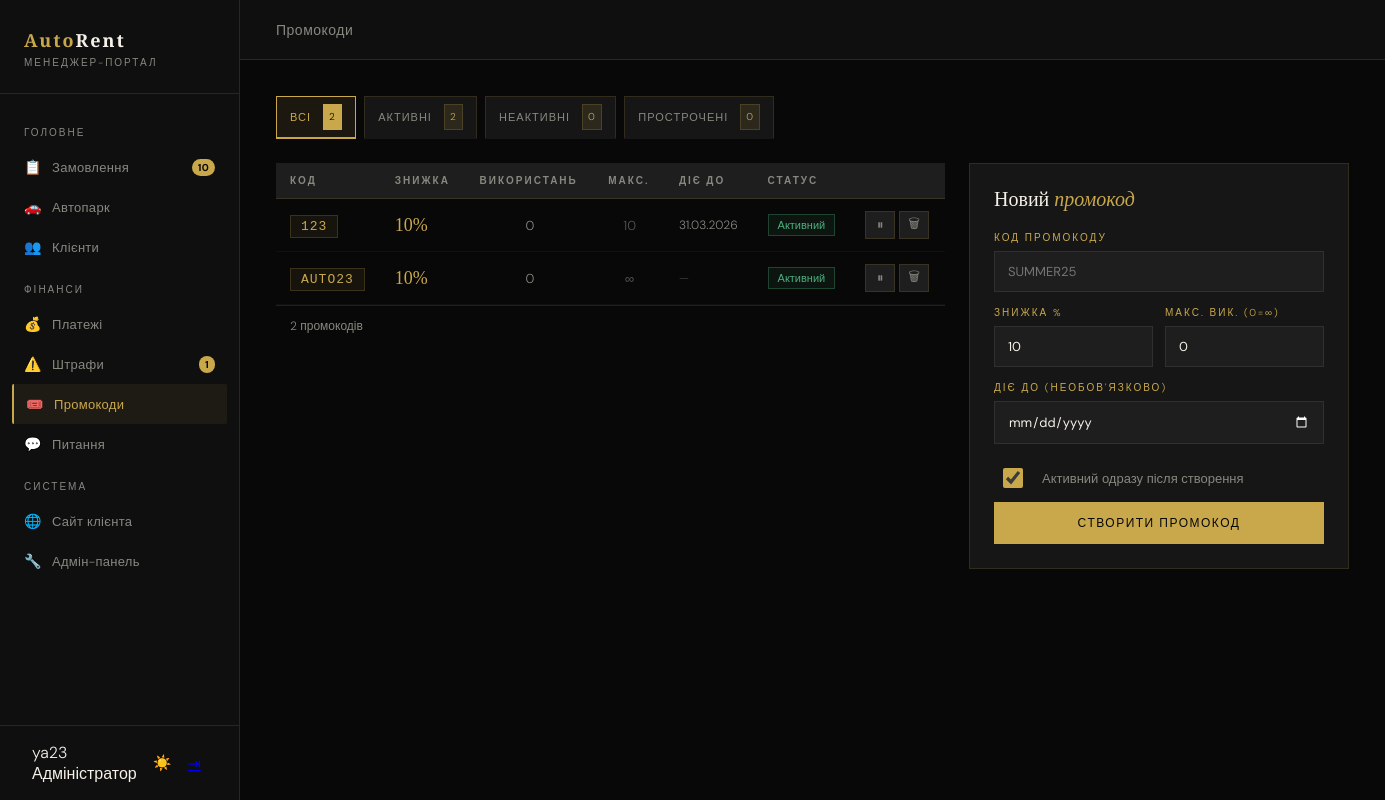
The app's page /manager/promos/ (signed in), older data.
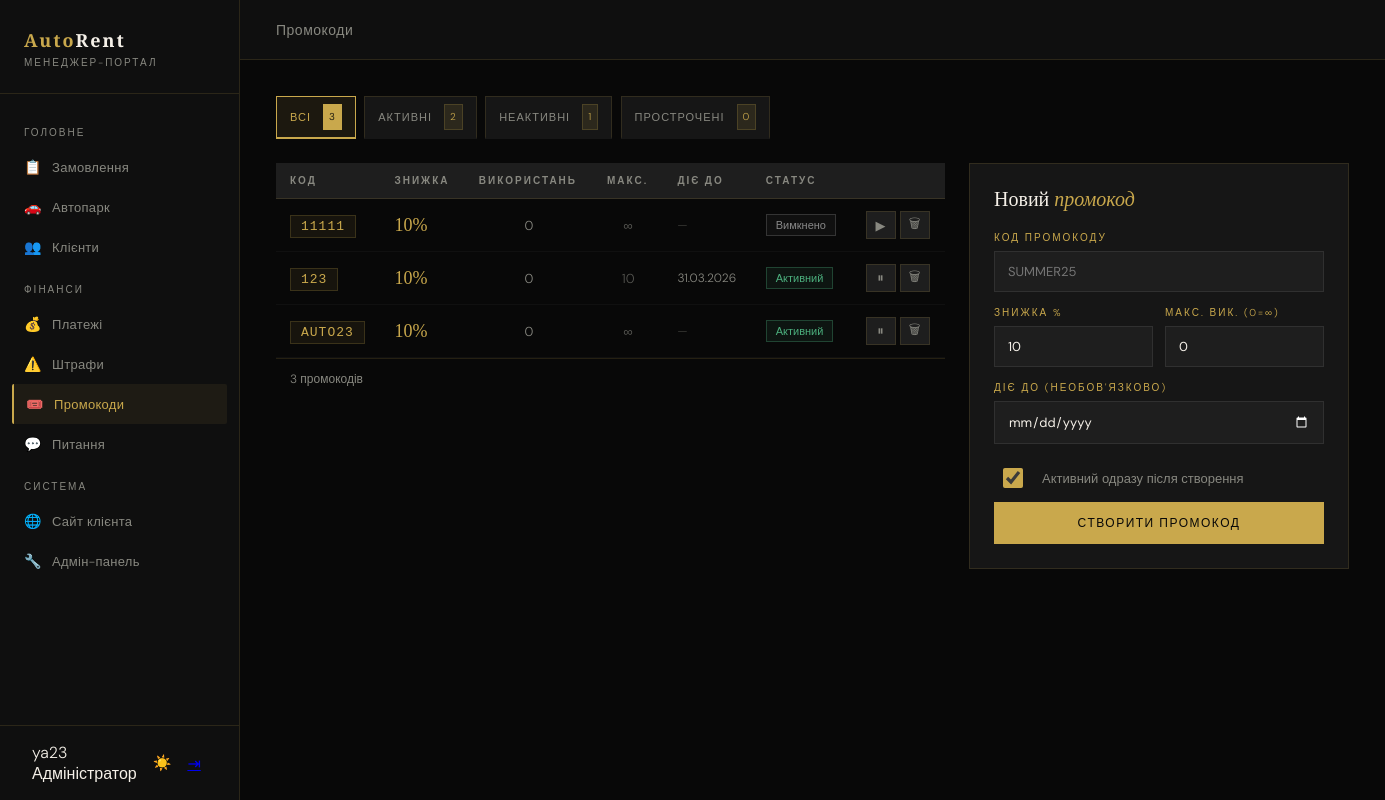
The same page, newer data.
### core/models.py (models this page shows, shortened)
class PromoCode(models.Model):
    code         = models.CharField('Код', max_length=32, unique=True)
    discount_pct = models.PositiveIntegerField('Знижка (%)', default=10,
                       help_text='Відсоток знижки від фінальної суми')
    is_active    = models.BooleanField('Активний', default=True)
    valid_until  = models.DateField('Діє до', null=True, blank=True,
                       help_text='Залиште порожнім — без обмеження дати')
    used_count   = models.PositiveIntegerField('Використань', default=0, editable=False)
    max_uses     = models.PositiveIntegerField('Макс. використань', default=0,
                       help_text='0 — необмежено')
    created_at   = models.DateTimeField(auto_now_add=True)
    class Meta:
        verbose_name        = 'Промокод'
        verbose_name_plural = 'Промокоди'
        ordering            = ['-created_at']

### manager_portal/views.py (the view, shortened to what this page needs)
# urls.py: path('promos/', views.promos, name='manager_promos'),
@manager_req
def promos(request):
    from core.models import PromoCode
    from datetime import date as date_cls
    from datetime import date as date_cls2
    today = date_cls.today()
    sf = request.GET.get('status', '')
    qs = PromoCode.objects.order_by('-created_at')
    if sf == 'active':
        qs = qs.filter(is_active=True)
    elif sf == 'inactive':
        qs = qs.filter(is_active=False)
    elif sf == 'expired':
        qs = [p for p in qs if p.valid_until and p.valid_until < today]
    counts = {
        'all':      PromoCode.objects.count(),
        'active':   PromoCode.objects.filter(is_active=True).count(),
        'inactive': PromoCode.objects.filter(is_active=False).count(),
        'expired':  sum(1 for p in PromoCode.objects.all() if p.valid_until and p.valid_until < today),
    }
    return render(request, 'manager/promos.html', {
        'promos': qs, 'today': today, 'sf': sf, 'counts': counts,
    })

### manager_portal/context_processors.py (called while the page is built)
def manager_context(request):
    if not request.user.is_authenticated or not request.user.is_staff:
        return {}
    return {
        'pending_count': Booking.objects.filter(status='pending').count(),
        'unpaid_fines':  Fine.objects.filter(status='unpaid').count(),
        'new_inquiries': ContactMessage.objects.filter(status='new').count(),
    }

### manager_portal/views.py (called while the page is built)
def is_manager(user):
    return user.is_authenticated and (user.is_staff or user.is_superuser)

### templates/manager/promos.html (shortened to what the changed rows need)
{% extends 'manager/base_manager.html' %}
{% block main_content %}
<div class="content">
  <div style="display:block;margin-bottom:20px;line-height:2.2;">
    <a class="stab {% if not sf %}active{% endif %}" href="{% url 'manager_promos' %}">
      Всі <span class="cnt">{{ counts.all }}</span>
    </a>
    <a class="stab {% if sf == 'inactive' %}active{% endif %}" href="?status=inactive">
      Неактивні <span class="cnt">{{ counts.inactive }}</span>
    </a>
  </div>
<div class="promo-grid">
  <div>
    {% if promos %}
    <div class="pt-wrap">
    <table class="pt">
      <thead><tr><th>Код</th><th>Знижка</th><th>Використань</th><th>Макс.</th><th>Діє до</th><th>Статус</th><th></th></tr></thead>
      <tbody>
      {% for p in promos %}
      <tr>
        <td><span class="code-badge">{{ p.code }}</span></td>
        <td><span class="disc-val">{{ p.discount_pct }}%</span></td>
        <td style="text-align:center;">{{ p.used_count }}</td>
        <td style="text-align:center;opacity:.6;">{% if p.max_uses > 0 %}{{ p.max_uses }}{% else %}∞{% endif %}</td>
        <td style="font-size:12px;">{% if p.valid_until %}{{ p.valid_until|date:"d.m.Y" }}{% else %}<span style="opacity:.4;">—</span>{% endif %}</td>
        <td>
          {% if p.valid_until and p.valid_until < today %}<span class="pill exp">Прострочено</span>
          {% elif p.is_active %}<span class="pill on">Активний</span>
          {% else %}<span class="pill off">Вимкнено</span>{% endif %}
        </td>
        <td>
          <div class="act">
            <form method="post" style="display:inline;"><button type="submit" class="abt" title="{% if p.is_active %}Вимкнути{% else %}Активувати{% endif %}">{% if p.is_active %}⏸{% else %}▶{% endif %}</button></form>
            <button class="abt red" title="Видалити" onclick="confirmDelete({{ p.pk }},'{{ p.code }}')">🗑</button>
          </div>
        </td>
      </tr>
      {% endfor %}
      </tbody>
    </table>
    </div>
    <div style="padding:12px 14px;font-size:12px;color:var(--gray);border-top:1px solid var(--border);">{{ promos|length }} промокодів</div>
    {% else %}
    <div style="padding:60px;text-align:center;color:var(--gray);"><div style="font-size:40px;margin-bottom:12px;">🎟️</div><div>Промокодів ще немає</div><div style="font-size:12px;margin-top:6px;opacity:.5;">Додайте перший промокод у формі праворуч</div></div>
    {% endif %}
  </div>
</div>
</div>
{% endblock %}

### templates/manager/base_manager.html (shortened to what this page needs)
{% load static %}<!DOCTYPE html>
<html lang="uk">
<head>
<link rel="stylesheet" href="{% static 'css/manager.css' %}?v=10">
</head>
<body>
<aside class="sidebar" id="mgrSidebar">
  <div class="sidebar-logo">
    <div class="logo-mark">Auto<span>Rent</span></div>
    <div class="logo-sub">Менеджер-портал</div>
  </div>
  <nav class="sidebar-nav">
    <div class="nav-section-label">Головне</div>
    <a class="nav-item {% if 'booking' in request.resolver_match.url_name|default:'' %}active{% endif %}" href="{% url 'manager_bookings' %}">
      <span class="nav-icon">📋</span> Замовлення
      {% if pending_count %}<span class="nav-badge">{{ pending_count }}</span>{% endif %}
    </a>
    <a class="nav-item {% if request.resolver_match.url_name in 'manager_cars,manager_car_edit,manager_car_add' %}active{% endif %}" href="{% url 'manager_cars' %}">
      <span class="nav-icon">🚗</span> Автопарк
    </a>
    <a class="nav-item {% if 'client' in request.resolver_match.url_name|default:'' %}active{% endif %}" href="{% url 'manager_clients' %}">
      <span class="nav-icon">👥</span> Клієнти
    </a>
    <div class="nav-section-label">Фінанси</div>
    <a class="nav-item {% if request.resolver_match.url_name == 'manager_payments' %}active{% endif %}" href="{% url 'manager_payments' %}">
      <span class="nav-icon">💰</span> Платежі
    </a>
    <a class="nav-item {% if 'fine' in request.resolver_match.url_name|default:'' %}active{% endif %}" href="{% url 'manager_fines' %}">
      <span class="nav-icon">⚠️</span> Штрафи
      {% if unpaid_fines %}<span class="nav-badge">{{ unpaid_fines }}</span>{% endif %}
    </a>
    <a class="nav-item {% if request.resolver_match.url_name == 'manager_promos' %}active{% endif %}" href="{% url 'manager_promos' %}">
      <span class="nav-icon">🎟️</span> Промокоди
    </a>
    <a class="nav-item {% if request.resolver_match.url_name == 'manager_inquiries' %}active{% endif %}" href="{% url 'manager_inquiries' %}">
      <span class="nav-icon">💬</span> Питання
    </a>
    <div class="nav-section-label">Система</div>
    <a class="nav-item" href="{% url 'index' %}">
      <span class="nav-icon">🌐</span> Сайт клієнта
    </a>
    <a class="nav-item" href="/admin/">
      <span class="nav-icon">🔧</span> Адмін-панель
    </a>
  </nav>
  <div class="sidebar-user">
    <div>
      <div class="user-name">{{ user.get_full_name|default:user.username }}</div>
      <div class="user-role">{% if user.is_superuser %}Адміністратор{% else %}Менеджер{% endif %}</div>
    </div>
    <button onclick="toggleManagerTheme()" class="user-logout theme-toggle-mgr" id="themeToggleMgr" title="Змінити тему" style="font-size:15px;background:none;border:none;color:var(--gray);cursor:pointer;transition:color .2s;padding:4px;">☀️</button>
    <a href="{% url 'logout' %}" class="user-logout" title="Вийти">⇥</a>
  </div>
</aside>
<div class="main-content">
  {% block main_content %}{% endblock %}
</div>
</body>
</html>

Row changes from the older to the newer data that the page shows:
added PromoCode: code "11111", discount_pct "10", used_count "0", is_active "Вимкнено"
Text that changed along with them:
{{ counts.all }}: "2" → "3"
{{ counts.inactive }}: "0" → "1"
{{ promos|length }}: "2" → "3"
{{ pending_count }}: "10" → (not shown)
{{ unpaid_fines }}: "1" → (not shown)
